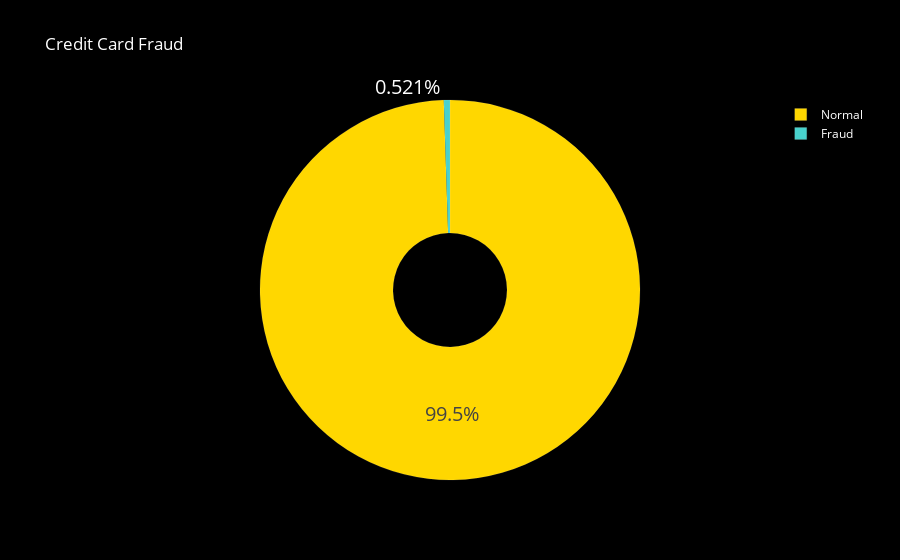

Notebook cell for this chart:
### Code cell
colors = ['gold', 'mediumturquoise']
labels = ['Normal','Fraud']
values = ft['is_fraud'].value_counts()/ft['is_fraud'].shape[0]
fig = go.Figure(data=[go.Pie(labels = labels,
                             values=values,hole=.3)])
fig.update_traces(hoverinfo='label+percent', textinfo='percent', textfont_size=20,
                  marker=dict(colors=colors, line=dict(color='white', width=0.1)))
fig.update_layout(
    title_text="Credit Card Fraud",
    title_font_color="white",
    legend_title_font_color="yellow",
    paper_bgcolor="black",
    plot_bgcolor='black',
    font_color="white",
)
fig.show()

### Figure 1 — Plotly figure (JSON) as saved in the notebook; plotly's stock layout.template omitted (floating-point values rounded to 4 significant figures)
{"data": [{"hole": 0.3, "hoverinfo": "label+percent", "labels": ["Normal", "Fraud"], "marker": {"colors": ["gold", "mediumturquoise"], "line": {"color": "white", "width": 0.1}}, "textfont": {"size": 20}, "textinfo": "percent", "type": "pie", "values": [0.9948, 0.00521]}], "layout": {"font": {"color": "white"}, "legend": {"title": {"font": {"color": "yellow"}}}, "paper_bgcolor": "black", "plot_bgcolor": "black", "title": {"font": {"color": "white"}, "text": "Credit Card Fraud"}}}
